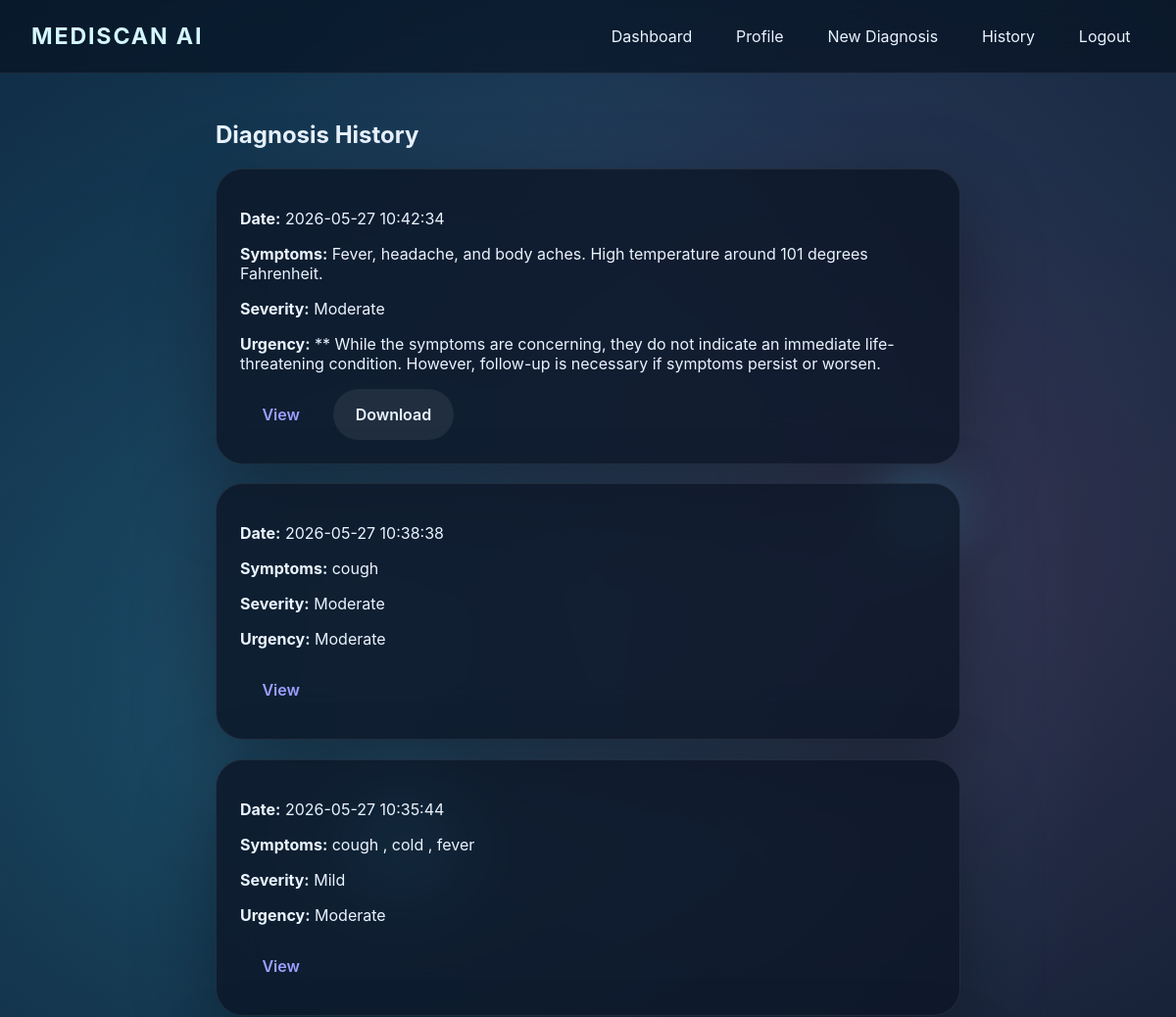
Page /history (signed in, upper part) on the earlier database version.
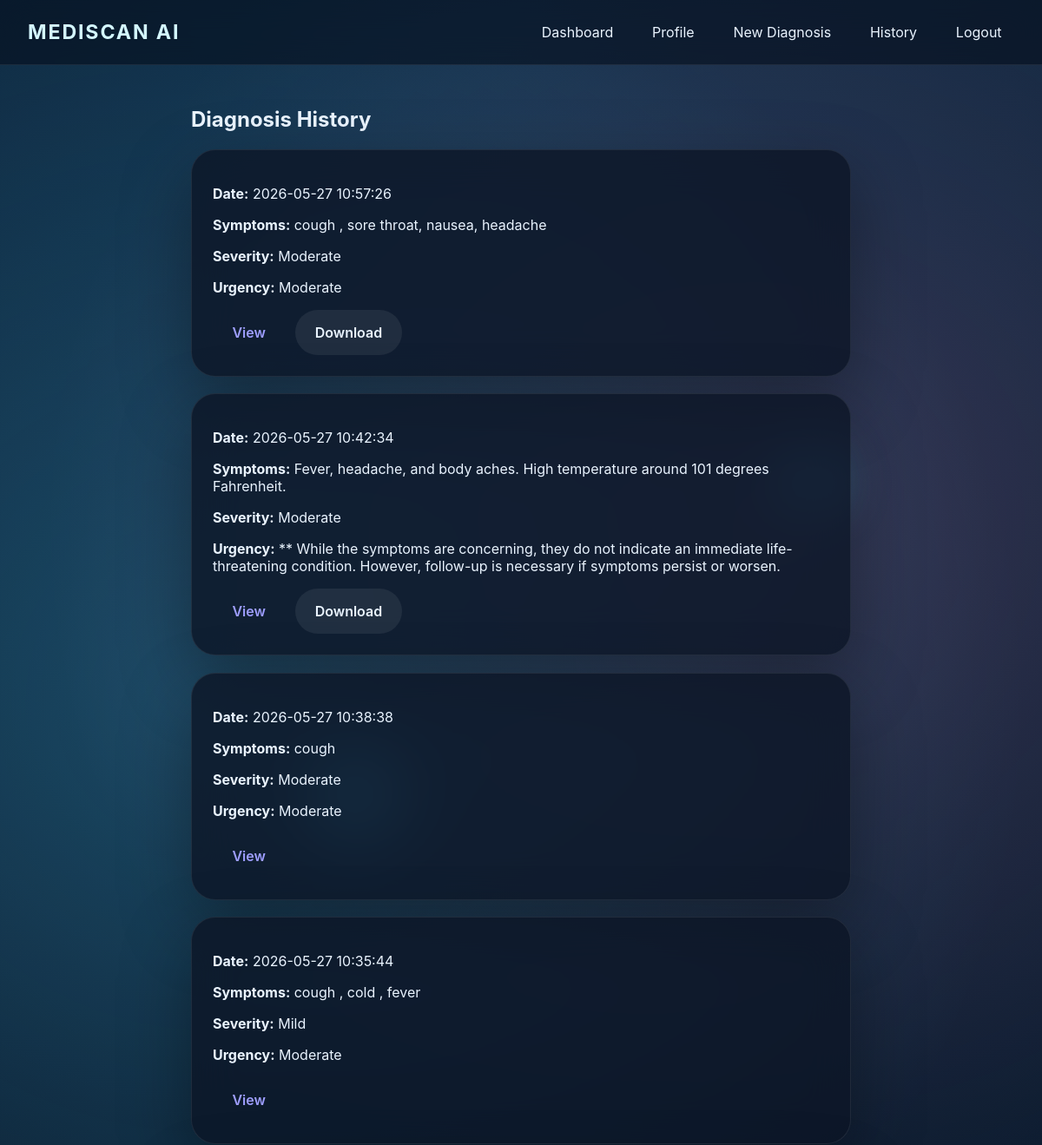
Same page on the later database version.
### tables this page shows
CREATE TABLE disease_history (history_id INTEGER PRIMARY KEY AUTOINCREMENT,user_id INTEGER NOT NULL,patient_id INTEGER NOT NULL,symptoms TEXT,symptom_duration TEXT,severity TEXT,diagnosis_text TEXT,urgency TEXT,report_filename TEXT,created_at TIMESTAMP DEFAULT CURRENT_TIMESTAMP,FOREIGN KEY(user_id) REFERENCES users(id),FOREIGN KEY(patient_id) REFERENCES patients(patient_id));

### app.py (the view)
@app.route('/history')
def history():
    user = get_current_user()
    if not user:
        return redirect(url_for('login'))
    conn = get_db_connection()
    records = conn.execute('SELECT * FROM disease_history WHERE user_id = ? ORDER BY created_at DESC', (user['id'],)).fetchall()
    conn.close()
    return render_template('history.html', user=user, records=records)

### app.py (called while the page is built)
def get_db_connection():
    conn = sqlite3.connect(DB_PATH)
    conn.row_factory = sqlite3.Row
    return conn

def get_current_user():
    user_id = session.get('user_id')
    if not user_id:
        return None
    conn = get_db_connection()
    user = conn.execute('SELECT * FROM users WHERE id = ?', (user_id,)).fetchone()
    conn.close()
    return user

### templates/history.html
{% extends 'base.html' %}
{% block content %}
<section class="history-shell">
    <h2>Diagnosis History</h2>
    {% if records %}
        <div class="history-grid">
            {% for record in records %}
                <article class="history-card glass-card">
                    <p><strong>Date:</strong> {{ record.created_at }}</p>
                    <p><strong>Symptoms:</strong> {{ record.symptoms }}</p>
                    <p><strong>Severity:</strong> {{ record.severity }}</p>
                    <p><strong>Urgency:</strong> {{ record.urgency }}</p>
                    <div class="history-card-actions">
                        <a class="button small" href="{{ url_for('diagnosis_result', history_id=record.history_id) }}">View</a>
                        {% if record.report_filename %}
                            <a class="button secondary small" href="{{ url_for('download_report', filename=record.report_filename) }}">Download</a>
                        {% endif %}
                    </div>
                </article>
            {% endfor %}
        </div>
    {% else %}
        <p>No diagnosis history available yet. Start a new diagnosis to generate your first report.</p>
    {% endif %}
</section>
{% endblock %}

Differences in the rows shown:
added disease_history: created_at "2026-05-27 10:57:26", symptoms "cough , sore throat, nausea, headache", severity "Moderate", urgency "Moderate"
